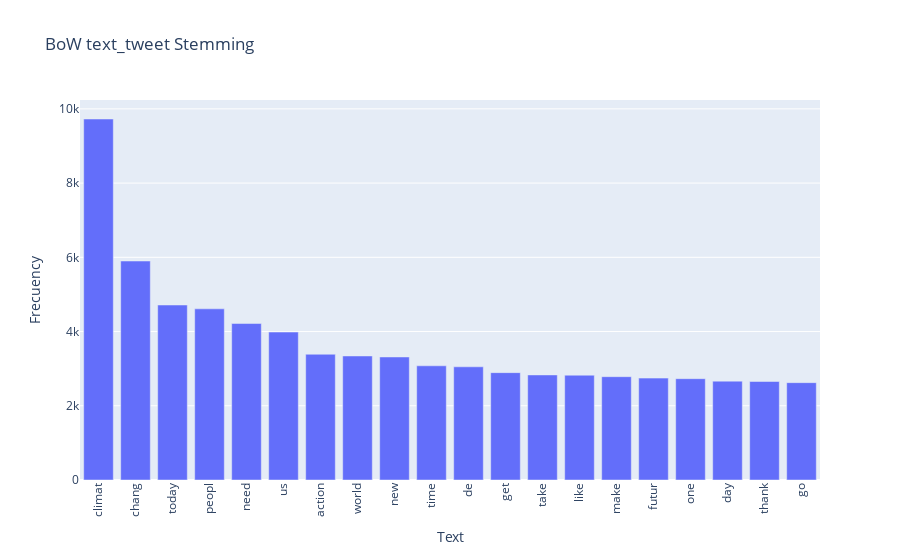

The notebook cell this image was saved under:
### Markdown cell above
**2) Stemming**

For the stemming process for `tokens_text_tweet`, we tried to use Lancaster but Porter was better.

### Code cell
# Stemming con NLTK for tokens_text_tweet

porter = PorterStemmer()
lancaster = LancasterStemmer()

tokens_text = [porter.stem(w) for w in tokens_text_tweet]

fdist = nltk.FreqDist(tokens_text)
topwords = fdist.most_common(20)
print("Size of new BoW text Stemming =", len(fdist))
x, y = zip(*topwords)
fig = px.bar(
    x=x, y=y, title="BoW text_tweet Stemming", labels={"x": "Text", "y": "Frecuency"}
)
fig.update_xaxes(tickangle=270)
fig.show()

### Figure 1 — Plotly figure (JSON) as saved in the notebook; plotly's stock layout.template omitted (floating-point values rounded to 4 significant figures)
{"data": [{"alignmentgroup": "True", "hovertemplate": "Text=%{x}<br>Frecuency=%{y}<extra></extra>", "legendgroup": "", "marker": {"color": "#636efa", "pattern": {"shape": ""}}, "name": "", "offsetgroup": "", "orientation": "v", "showlegend": false, "textposition": "auto", "type": "bar", "x": ["climat", "chang", "today", "peopl", "need", "us", "action", "world", "new", "time", "de", "get", "take", "like", "make", "futur", "one", "day", "thank", "go"], "xaxis": "x", "y": [9727, 5900, 4715, 4612, 4216, 3986, 3388, 3342, 3315, 3077, 3050, 2893, 2831, 2824, 2784, 2745, 2730, 2664, 2654, 2623], "yaxis": "y"}], "layout": {"barmode": "relative", "legend": {"tracegroupgap": 0}, "title": {"text": "BoW text_tweet Stemming"}, "xaxis": {"anchor": "y", "domain": [0, 1], "tickangle": -90, "title": {"text": "Text"}}, "yaxis": {"anchor": "x", "domain": [0, 1], "title": {"text": "Frecuency"}}}}
